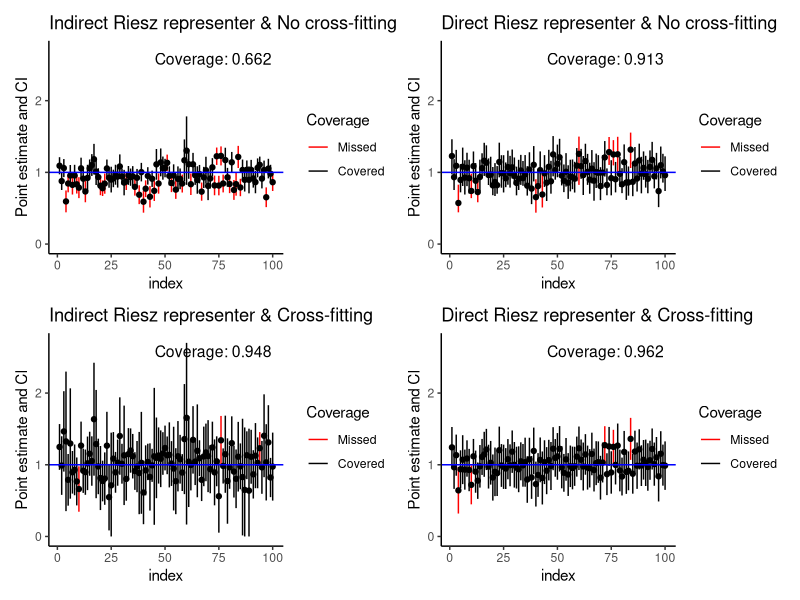

This chart was generated by the following R code:
library(tidyverse)
library(patchwork)
no_cross_fit_results <- read_csv("ate_experiment/LASSO_experiment/Results/no_cross_fit_results.csv")
cross_fit_results <- read_csv("ate_experiment/LASSO_experiment/Results/cross_fit_results.csv")
no_cross_fit_results = no_cross_fit_results %>% mutate(index = 1:1000, propensity_coverage = propensity_lower <= truth & truth <= propensity_upper)
no_cross_fit_results = no_cross_fit_results %>% mutate(riesz_coverage = riesz_lower <= truth & truth <= riesz_upper)

cross_fit_results = cross_fit_results %>% mutate(index = 1:1000, propensity_coverage = propensity_lower <= truth & truth <= propensity_upper)
cross_fit_results = cross_fit_results %>% mutate(riesz_coverage = riesz_lower <= truth & truth <= riesz_upper)

ymax = 2.7
ymin = 0


a = ggplot(no_cross_fit_results[1:100,])+
  geom_segment(aes(x=index, y=propensity_lower,xend=index, yend=propensity_upper, color = as.factor(propensity_coverage)))+
  geom_point(aes(x=index, y=propensity_estimate))+
  theme_classic()+
  scale_color_manual(                      
    values = c('FALSE' = "red", "TRUE" = "black"),
    name = "Coverage",
    labels = c("Missed", "Covered")
  )+
  geom_hline(yintercept = no_cross_fit_results$truth[1],color='blue')+
  ylab('Point estimate and CI')+
  annotate("text", 
           x = Inf, y = Inf, 
           label = paste0("Coverage: ", round(mean(no_cross_fit_results$propensity_coverage),5)), 
           hjust = 1.1, vjust = 2, 
           size = 4)+
  ylim(ymin,ymax)+
  ggtitle('Indirect Riesz representer & No cross-fitting')



b = ggplot(no_cross_fit_results[1:100,])+
  geom_segment(aes(x=index, y=propensity_lower,xend=index, yend=riesz_upper, color = as.factor(riesz_coverage)))+
  geom_point(aes(x=index, y=riesz_estimate))+
  theme_classic()+
  scale_color_manual(                      
    values = c('FALSE' = "red", "TRUE" = "black"),
    name = "Coverage",
    labels = c("Missed", "Covered")
  )+
  geom_hline(yintercept = no_cross_fit_results$truth[1],color='blue')+
  ylab('Point estimate and CI')+
  annotate("text", 
           x = Inf, y = Inf, 
           label = paste0("Coverage: ", round(mean(no_cross_fit_results$riesz_coverage),5)), 
           hjust = 1.1, vjust = 2, 
           size = 4)+
  ylim(ymin, ymax)+
  ggtitle('Direct Riesz representer & No cross-fitting')


c = ggplot(cross_fit_results[1:100,])+
  geom_segment(aes(x=index, y=pmax(ymin,propensity_lower),xend=index, yend=pmin(ymax,propensity_upper), color = as.factor(propensity_coverage)))+
  geom_point(aes(x=index, y=propensity_estimate))+
  theme_classic()+
  scale_color_manual(                      
    values = c('FALSE' = "red", "TRUE" = "black"),
    name = "Coverage",
    labels = c("Missed", "Covered")
  )+
  geom_hline(yintercept = no_cross_fit_results$truth[1],color='blue')+
  ylab('Point estimate and CI')+
  annotate("text", 
           x = Inf, y = Inf, 
           label = paste0("Coverage: ", round(mean(cross_fit_results$propensity_coverage),5)), 
           hjust = 1.1, vjust = 2, 
           size = 4)+
  ylim(ymin, ymax)+
  ggtitle('Indirect Riesz representer & Cross-fitting')

d = ggplot(cross_fit_results[1:100,])+
  geom_segment(aes(x=index, y=riesz_lower,xend=index, yend=riesz_upper, color = as.factor(riesz_coverage)))+
  geom_point(aes(x=index, y=riesz_estimate))+
  theme_classic()+
  scale_color_manual(                      
    values = c('FALSE' = "red", "TRUE" = "black"),
    name = "Coverage",
    labels = c("Missed", "Covered")
  )+
  geom_hline(yintercept = no_cross_fit_results$truth[1],color='blue')+
  ylab('Point estimate and CI')+
  annotate("text", 
           x = Inf, y = Inf, 
           label = paste0("Coverage: ", round(mean(cross_fit_results$riesz_coverage),5)), 
           hjust = 1.1, vjust = 2, 
           size = 4)+
  ylim(ymin, ymax)+
  ggtitle('Direct Riesz representer & Cross-fitting')



a+b+c+d
